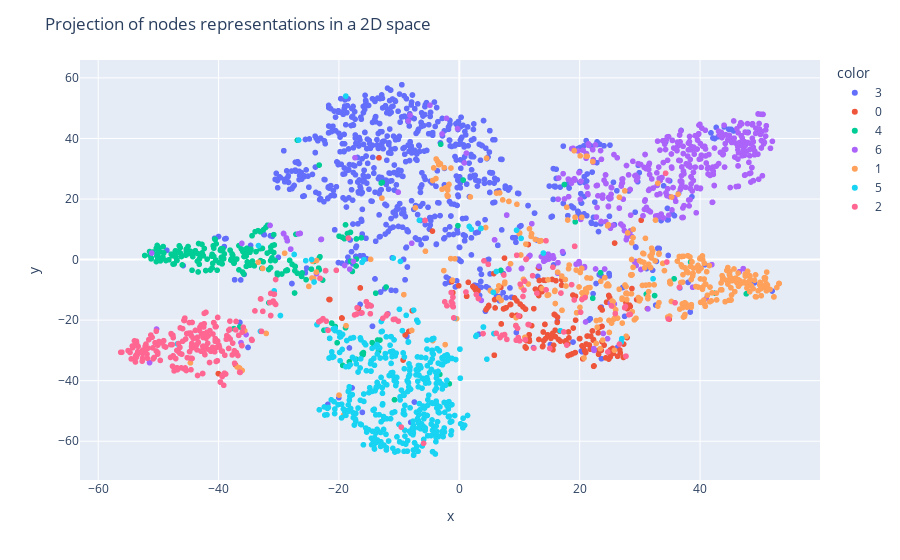

The cell this chart's notebook holds for it:
### Code cell
import plotly.express as px

fig = px.scatter(
    x=X_embedded[:, 0],
    y=X_embedded[:, 1],
    color=labels.numpy().astype(str)
)

fig.update_layout(
    title="Projection of nodes representations in a 2D space"
)

fig.show()

### Figure 1 — Plotly figure (JSON) as saved in the notebook; plotly's stock layout.template omitted (floating-point values rounded to 4 significant figures; data arrays with more than 128 entries replaced by an {"elided": "..."} marker saying what was removed)
{"data": [{"hovertemplate": "color=3<br>x=%{x}<br>y=%{y}<extra></extra>", "legendgroup": "3", "marker": {"color": "#636efa", "symbol": "circle"}, "mode": "markers", "name": "3", "showlegend": true, "type": "scattergl", "x": {"elided": "818 float values"}, "xaxis": "x", "y": {"elided": "818 float values"}, "yaxis": "y"}, {"hovertemplate": "color=0<br>x=%{x}<br>y=%{y}<extra></extra>", "legendgroup": "0", "marker": {"color": "#EF553B", "symbol": "circle"}, "mode": "markers", "name": "0", "showlegend": true, "type": "scattergl", "x": {"elided": "180 float values"}, "xaxis": "x", "y": {"elided": "180 float values"}, "yaxis": "y"}, {"hovertemplate": "color=4<br>x=%{x}<br>y=%{y}<extra></extra>", "legendgroup": "4", "marker": {"color": "#00cc96", "symbol": "circle"}, "mode": "markers", "name": "4", "showlegend": true, "type": "scattergl", "x": {"elided": "217 float values"}, "xaxis": "x", "y": {"elided": "217 float values"}, "yaxis": "y"}, {"hovertemplate": "color=6<br>x=%{x}<br>y=%{y}<extra></extra>", "legendgroup": "6", "marker": {"color": "#ab63fa", "symbol": "circle"}, "mode": "markers", "name": "6", "showlegend": true, "type": "scattergl", "x": {"elided": "426 float values"}, "xaxis": "x", "y": {"elided": "426 float values"}, "yaxis": "y"}, {"hovertemplate": "color=1<br>x=%{x}<br>y=%{y}<extra></extra>", "legendgroup": "1", "marker": {"color": "#FFA15A", "symbol": "circle"}, "mode": "markers", "name": "1", "showlegend": true, "type": "scattergl", "x": {"elided": "351 float values"}, "xaxis": "x", "y": {"elided": "351 float values"}, "yaxis": "y"}, {"hovertemplate": "color=5<br>x=%{x}<br>y=%{y}<extra></extra>", "legendgroup": "5", "marker": {"color": "#19d3f3", "symbol": "circle"}, "mode": "markers", "name": "5", "showlegend": true, "type": "scattergl", "x": {"elided": "418 float values"}, "xaxis": "x", "y": {"elided": "418 float values"}, "yaxis": "y"}, {"hovertemplate": "color=2<br>x=%{x}<br>y=%{y}<extra></extra>", "legendgroup": "2", "marker": {"color": "#FF6692", "symbol": "circle"}, "mode": "markers", "name": "2", "showlegend": true, "type": "scattergl", "x": {"elided": "298 float values"}, "xaxis": "x", "y": {"elided": "298 float values"}, "yaxis": "y"}], "layout": {"legend": {"title": {"text": "color"}, "tracegroupgap": 0}, "margin": {"t": 60}, "title": {"text": "Projection of nodes representations in a 2D space"}, "xaxis": {"anchor": "y", "domain": [0, 1], "title": {"text": "x"}}, "yaxis": {"anchor": "x", "domain": [0, 1], "title": {"text": "y"}}}}
